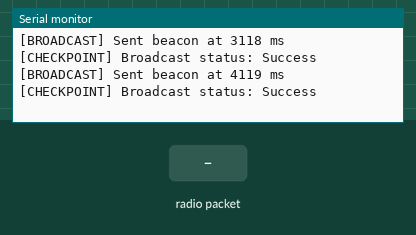
Bench run of a sketch on a simulated ESP8266 (NodeMCU). On the bench: the last lines printed to the serial monitor. Inputs (shaded band) come from the test bench.

Above: at 4.3 s.
4.4 s: radio packet "1" arrives
At 5.0 s:
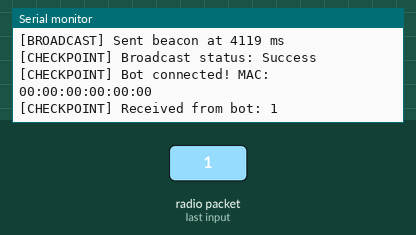
5.9 s: radio packet "0" arrives
At 6.07 s:
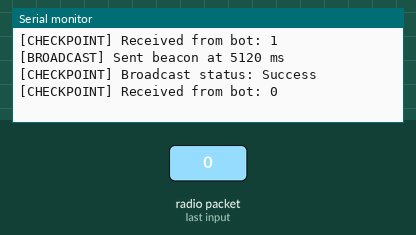
7.4 s: radio packet "2" arrives
At 8.0 s:
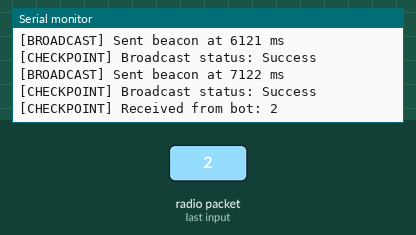
Timing chart, 0 to 10.4 s (numbered marks = the images above; inputs shaded):
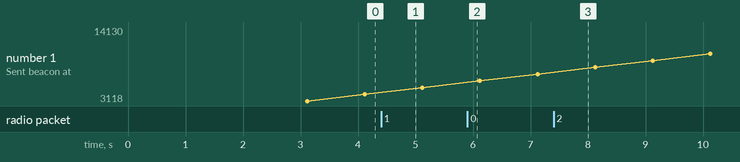

Measured:
- after the input at 4.4 s, the serial monitor: prints a new line at once (image 1)
- after the input at 5.9 s, the serial monitor: prints a new line at once (image 2)
- after the input at 7.4 s, the serial monitor: prints a new line at once (image 3)

The sketch:

Checkpoint_Node.ino
```cpp
#include <ESP8266WiFi.h>
#include <espnow.h>

// ==================== CONFIGURATION ====================
// This ESP8266 acts as the checkpoint (signal broadcaster)
// It sends RSSI beacon signals for the robot to locate

// ==================== GLOBAL VARIABLES ====================
uint8_t botMAC[6];  // Will store the bot's MAC address when it connects
bool isBotConnected = false;
unsigned long lastBroadcast = 0;
const unsigned long BROADCAST_INTERVAL = 1000; // Broadcast every 1 second

// ==================== ESP-NOW CALLBACK ====================
void onDataRecv(uint8_t *mac, uint8_t *incomingData, uint8_t len) {
  // Store the first device that connects as the bot
  if (!isBotConnected) {
    memcpy(botMAC, mac, 6);
    isBotConnected = true;

    Serial.print("[CHECKPOINT] Bot connected! MAC: ");
    printMacAddress(botMAC);
  }

  // Display received message
  if (len > 0) {
    char message[len + 1];
    memcpy(message, incomingData, len);
    message[len] = '\0';

    Serial.print("[CHECKPOINT] Received from bot: ");
    Serial.println(message);
  }
}

void onDataSent(uint8_t *mac_addr, uint8_t sendStatus) {
  Serial.print("[CHECKPOINT] Broadcast status: ");
  Serial.println(sendStatus == 0 ? "Success" : "Fail");
}

// ==================== SETUP ====================
void setup() {
  Serial.begin(115200);
  delay(1000);

  Serial.println("\n\n");
  Serial.println("=====================================");
  Serial.println("  MedBot+ Checkpoint Node Started");
  Serial.println("=====================================");

  // Initialize WiFi in station mode (required for ESP-NOW)
  WiFi.mode(WIFI_STA);
  WiFi.disconnect();
  delay(100);

  // Get and display this device's MAC address
  uint8_t checkpointMAC[6];
  WiFi.macAddress(checkpointMAC);
  Serial.print("[INFO] Checkpoint MAC Address: ");
  printMacAddress(checkpointMAC);
  Serial.println("\n*** Copy this MAC and paste into Bot_Controller.ino ***\n");

  // Initialize ESP-NOW
  if (esp_now_init() != 0) {
    Serial.println("[ERROR] ESP-NOW initialization failed!");
    return;
  }

  // Set roles
  esp_now_set_self_role(ESP_NOW_ROLE_COMBO);

  // Register callbacks
  esp_now_register_send_cb(onDataSent);
  esp_now_register_recv_cb(onDataRecv);

  Serial.println("[INIT] ESP-NOW initialized - Waiting for bot connection...");
  Serial.println("[INIT] Broadcasting RSSI beacon every 1 second...");

  delay(2000);
}

// ==================== MAIN LOOP ====================
void loop() {
  unsigned long currentTime = millis();

  // Broadcast beacon signal periodically
  if (currentTime - lastBroadcast > BROADCAST_INTERVAL) {
    lastBroadcast = currentTime;

    // Create beacon message
    const char *beaconMsg = "CHECKPOINT_BEACON";

    // Broadcast to all devices (0xFF:0xFF:0xFF:0xFF:0xFF:0xFF)
    uint8_t broadcastMAC[6] = {0xFF, 0xFF, 0xFF, 0xFF, 0xFF, 0xFF};
    esp_now_send(broadcastMAC, (uint8_t *)beaconMsg, strlen(beaconMsg));

    Serial.print("[BROADCAST] Sent beacon at ");
    Serial.print(currentTime);
    Serial.println(" ms");
  }

  // Optional: Send status updates
  if (isBotConnected && currentTime % 5000 == 0) {
    Serial.println("[CHECKPOINT] Bot is connected and navigating...");
  }

  delay(100); // Small delay to prevent overwhelming the serial monitor
}

// ==================== HELPER FUNCTIONS ====================

void printMacAddress(uint8_t *mac) {
  for (int i = 0; i < 6; i++) {
    if (mac[i] < 16) Serial.print("0");
    Serial.print(mac[i], HEX);
    if (i < 5) Serial.print(":");
  }
  Serial.println();
}
```
